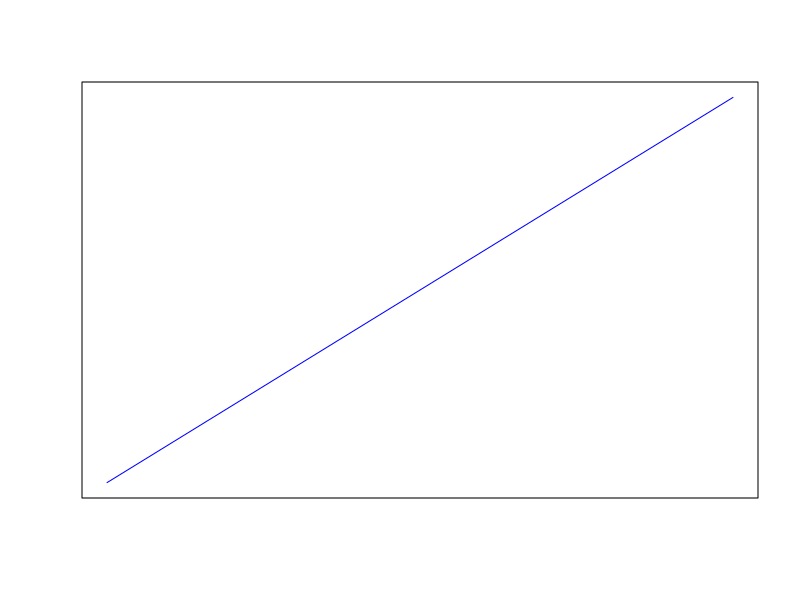
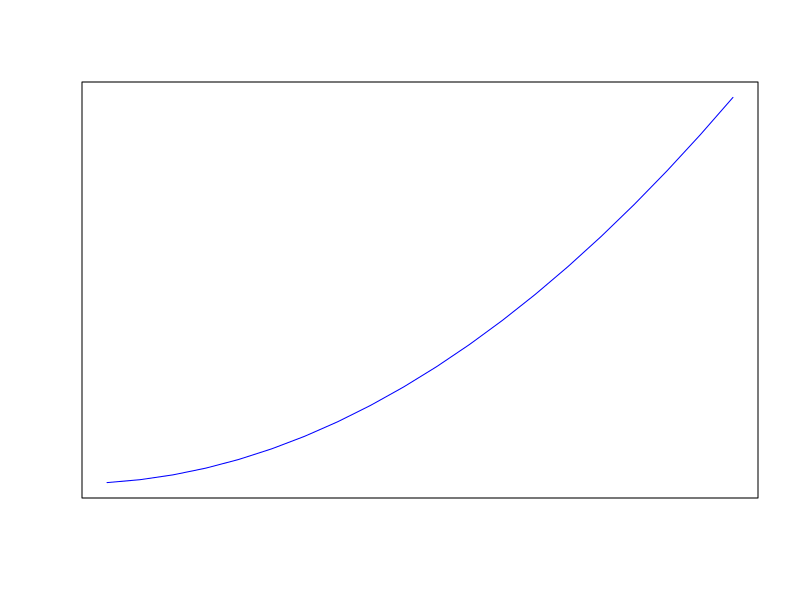
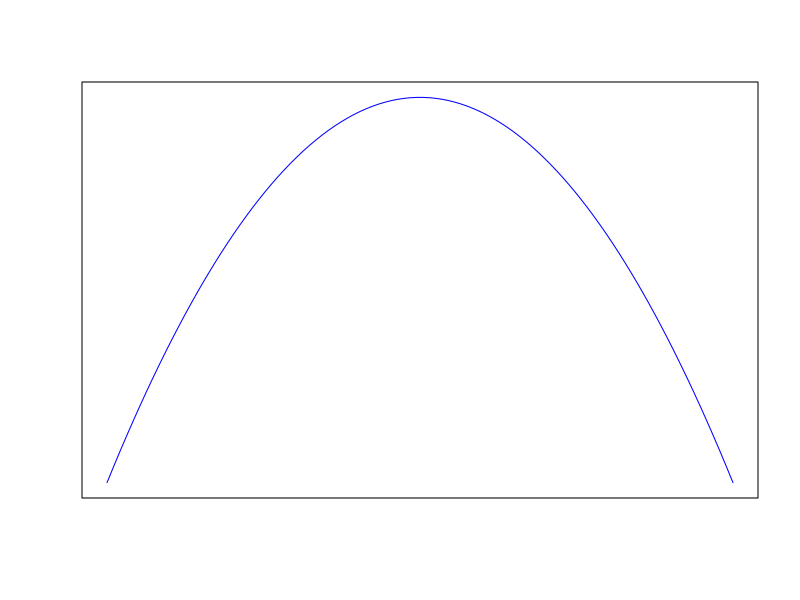

R code for these plots, in order:
## ---- chunk 1
knitr::opts_chunk$set(echo = TRUE)
## ---- chunk 2
plot(seq(1:20), seq(1:20), type="l", xaxt="n", yaxt="n", ylab="", xlab="", col="blue")
## ---- chunk 3
plot(seq(1:20), seq(1:20)^2, type="l", xaxt="n", yaxt="n", ylab="", xlab="", col="blue")
## ---- chunk 4
p = seq(0,1, length=100)
plot(p, dbeta(p, 2, 2), type='l', xaxt="n", yaxt="n", ylab="", xlab="", col="blue")
## ---- chunk 5

model_names<-c("Olson","ICBM", "Century", "Yasso", "Yasso07", "RothC", "Porous", "3PFeedback")

venn_models<-mat.or.vec(length(model_names), 5)
rownames(venn_models)<-model_names
colnames(venn_models)<-c("Serial", "Parallel", "Inert", "Feedback", "Nonlinear")

venn_models[1,]=c(1,0,0,0,0)
venn_models[2,]=c(1,0,0,0,0)
venn_models[3,]=c(0,1,0,0,0)
venn_models[4,]=c(1,0,0,0,0)
venn_models[5,]=c(1,0,0,0,0)
venn_models[6,]=c(1,0,0,1,0)
venn_models[6,]=c(1,0,0,0,1)
venn_models[6,]=c(1,0,0,1,0)


knitr::kable(venn_models)
